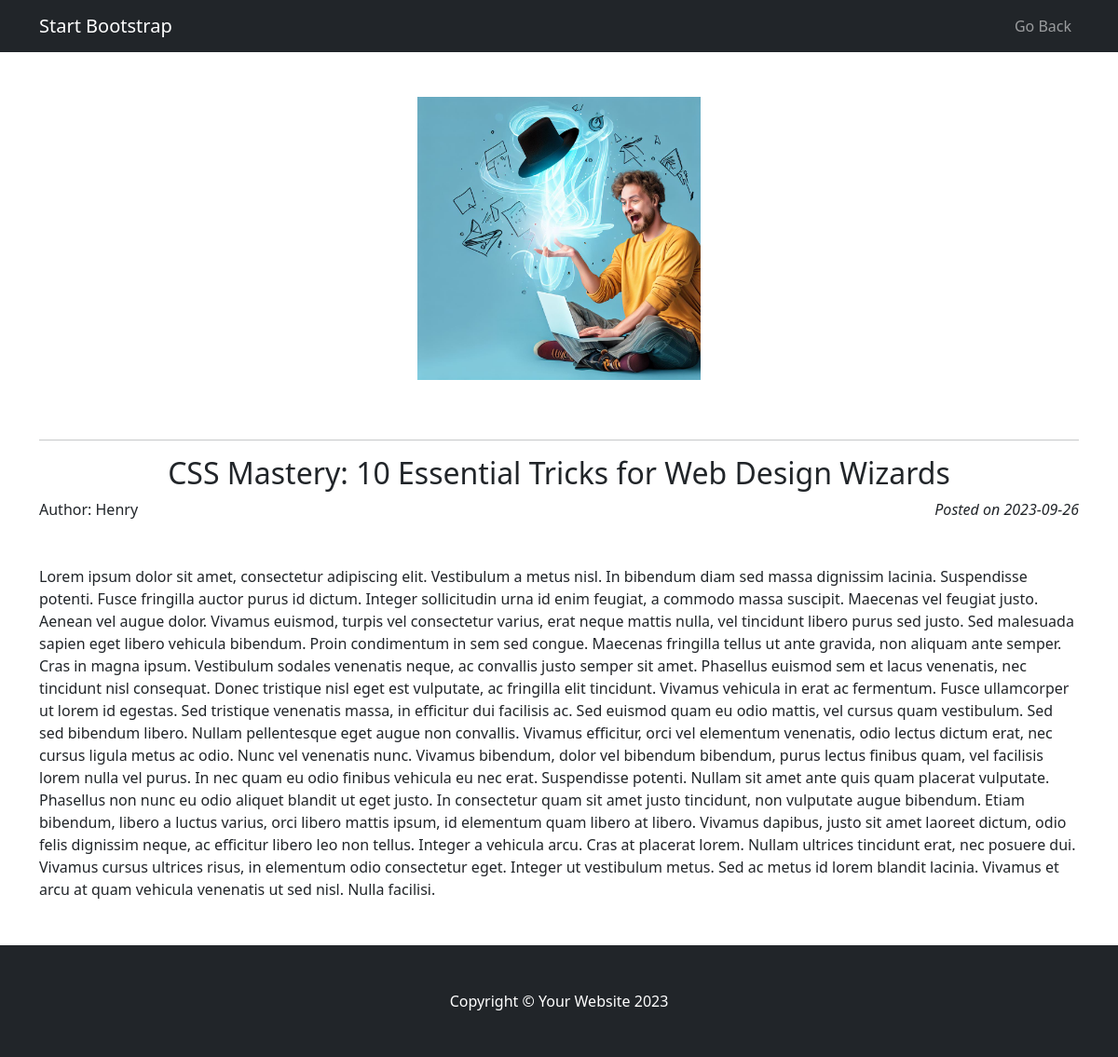
Page /pages/post?post_id=16 on the committed database.
### tables this page shows
CREATE TABLE `post` (
  `post_id` int(11) NOT NULL,
  `title` text NOT NULL,
  `description` text NOT NULL,
  `content` text NOT NULL,
  `image` text NOT NULL,
  `featured` tinyint(1) NOT NULL,
  `date` date NOT NULL,
  `category` text NOT NULL,
  `user_id` int(11) DEFAULT NULL
);

CREATE TABLE `user` (
  `user_id` int(11) NOT NULL,
  `admin` tinyint(1) NOT NULL,
  `name` text NOT NULL,
  `password` text NOT NULL
);

### pages/post.php (the view, shortened to what this page needs)
<?php
require_once "../php/db_connect.php";
if (isset($_GET['post_id'])) {
    $postId = $_GET['post_id'];
    $sqlPost = 'SELECT * FROM post WHERE post_id = :postId';
    $stmtPost = $connection->prepare($sqlPost);
    $stmtPost->bindParam(':postId', $postId);
    $stmtPost->execute();
    $post = $stmtPost->fetch(PDO::FETCH_ASSOC);
    if ($post) {
        $sqlAuthor = 'SELECT name FROM user WHERE user_id = :authorId';
        $stmtAuthor = $connection->prepare($sqlAuthor);
        $stmtAuthor->bindParam(':authorId', $post['user_id']);
        $stmtAuthor->execute();
        $author = $stmtAuthor->fetch(PDO::FETCH_ASSOC);
    } else {
        echo "El ID del post no es válido.";
    }
} else {
    echo "No se ha proporcionado ningún ID de post.";
}
?>
<!DOCTYPE html>
<html lang="en">
<head>
    <link href="https://cdn.jsdelivr.net/npm/bootstrap@5.3.0/dist/css/bootstrap.min.css" rel="stylesheet"
>
    <link href="../assets/css/styles.css" rel="stylesheet" />
</head>
<body>
    <nav class="navbar navbar-expand-lg navbar-dark bg-dark">
        <div class="container">
            <a class="navbar-brand" href="#!">Start Bootstrap</a>
            <div class="collapse navbar-collapse" id="navbarSupportedContent">
                <ul class="navbar-nav ms-auto mb-2 mb-lg-0">
                    <li class="nav-item"><a class="nav-link" href="../index">Go Back</a></li>
                </ul>
            </div>
        </div>
    </nav>
    <div class="container min-vh-100">
        <div class="row">
            <div class="">
                <?php
                try {
                    if ($post) { ?>
                        <div class="blog-post">
                            <div class="d-flex justify-content-center">
                                <img class="p-5 img-fluid " style="height: 25rem;"src="../assets/images/uploads/<?= $post['image']; ?>" alt="Blog post image">
                            </div>
                            <hr class="my-3">
                            <div class="blog-post-content">
                                <h2 class="blog-post-title text-center">
                                    <?= $post['title'] ?>
                                </h2>
                                <div class="d-flex justify-content-between align-items-center mb-5">
                                    <p class="mb-0">
                                        Author:
                                        <?php echo $author['name']; ?>
                                    </p>
                                    <i class="mb-0 blog-post-date">
                                        Posted on
                                        <?= $post['date'] ?>
                                    </i>
                                </div>
                                <p class="blog-post-text mb-5" style="word-wrap: break-word;">
                                    <?= $post['content'] ?>
                                </p>
                            </div>
                        </div>
                        <?php
                    } else {
                        echo "<h1>Post not found</h1>";
                    }
                } catch (PDOException $e) {
                    die('Error: ' . $e->getMessage());
                }
                ?>
            </div>
        </div>
    </div>
    <footer class="py-5 bg-dark">
        <div class="container">
            <p class="m-0 text-center text-white">Copyright &copy; Your Website 2023</p>
        </div>
    </footer>
</body>
</html>

### assets/css/styles.css (style rules this page uses)
html, body { height: 100%; }

### rows in the picture
post: image (picture), title "CSS Mastery: 10 Essential Tricks for Web Design Wizards", date "2023-09-26", content "Lorem ipsum dolor sit amet, consectetur adipiscing elit. Vestibulum a metus nisl. In bibendum diam sed massa dignissim lacinia. Suspendisse potenti. Fusce fringilla auctor purus id dictum. Integer sollicitudin urna id enim feugiat, a commodo massa suscipit. Maecenas vel feugiat justo. Aenean vel augue dolor. Vivamus euismod, turpis vel consectetur varius, erat neque mattis nulla, vel tincidunt libero purus sed justo. Sed malesuada sapien eget libero vehicula bibendum. Proin condimentum in sem sed congue. Maecenas fringilla tellus ut ante gravida, non aliquam ante semper. Cras in magna ipsum. Vestibulum sodales venenatis neque, ac convallis justo semper sit amet. Phasellus euismod sem et…"
user: name "Henry"
